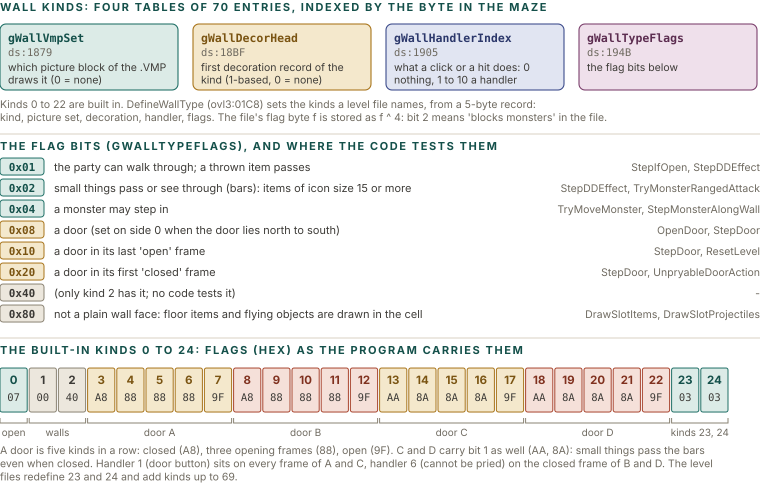

The Python source for this figure:
import sys; sys.path.insert(0, '.')
from figlib import *

c = Canvas(760, 498)
c.section(0, 11, "WALL KINDS: FOUR TABLES OF 70 ENTRIES, INDEXED BY THE BYTE IN THE MAZE")
tabs = [
    ("gWallVmpSet", "ds:1879", "which picture block of the .VMP draws it (0 = none)", "teal"),
    ("gWallDecorHead", "ds:18BF", "first decoration record of the kind (1-based, 0 = none)", "ochre"),
    ("gWallHandlerIndex", "ds:1905", "what a click or a hit does: 0 nothing, 1 to 10 a handler", "navy"),
    ("gWallTypeFlags", "ds:194B", "the flag bits below", "plum"),
]
bw = 178
for i, (n, a, d, k) in enumerate(tabs):
    x = i * (bw + 15)
    c.rect(x, 24, bw, 66, fill=PAL[k][2], stroke=PAL[k][1], sw=1.1, rx=6)
    c.text(x + 8, 42, n, size=11.5, weight=700, color=PAL[k][0], mono=True)
    c.text(x + 8, 56, a, size=10.5, color=MUTED, mono=True)
    yy = 71
    for l in wrap(d, bw - 16, 10.5):
        c.text(x + 8, yy, l, size=10.5, color=INK2)
        yy += 12.5
c.text(0, 108, "Kinds 0 to 22 are built in. DefineWallType (ovl3:01C8) sets the kinds a level file names, from a 5-byte record:", size=10.5, color=MUTED)
c.text(0, 121, "kind, picture set, decoration, handler, flags. The file's flag byte f is stored as f ^ 4: bit 2 means 'blocks monsters' in the file.", size=10.5, color=MUTED)

# bit legend
c.line(0, 134, 760, 134, stroke=RULE)
c.section(0, 150, "THE FLAG BITS (gWallTypeFlags), AND WHERE THE CODE TESTS THEM")
bits = [
    ("0x01", "the party can walk through; a thrown item passes", "StepIfOpen, StepDDEffect", "teal"),
    ("0x02", "small things pass or see through (bars): items of icon size 15 or more", "StepDDEffect, TryMonsterRangedAttack", "teal"),
    ("0x04", "a monster may step in", "TryMoveMonster, StepMonsterAlongWall", "teal"),
    ("0x08", "a door (set on side 0 when the door lies north to south)", "OpenDoor, StepDoor", "ochre"),
    ("0x10", "a door in its last 'open' frame", "StepDoor, ResetLevel", "ochre"),
    ("0x20", "a door in its first 'closed' frame", "StepDoor, UnpryableDoorAction", "ochre"),
    ("0x40", "(only kind 2 has it; no code tests it)", "-", "grey"),
    ("0x80", "not a plain wall face: floor items and flying objects are drawn in the cell", "DrawSlotItems, DrawSlotProjectiles", "grey"),
]
yy = 170
for b, d, w, k in bits:
    c.rect(0, yy - 12, 44, 17, fill=PAL[k][2], stroke=PAL[k][1], sw=1, rx=3)
    c.text(22, yy + 1, b, size=11, weight=700, color=PAL[k][0], anchor="middle", mono=True)
    c.text(54, yy + 1, d, size=11, color=INK2)
    c.text(760, yy + 1, w, size=10.5, color=MUTED, anchor="end")
    yy += 21

# built-in kinds strip
yy += 8
c.line(0, yy - 8, 760, yy - 8, stroke=RULE)
c.section(0, yy + 8, "THE BUILT-IN KINDS 0 TO 24: FLAGS (HEX) AS THE PROGRAM CARRIES THEM")
flags = [0x07, 0x00, 0x40, 0xA8, 0x88, 0x88, 0x88, 0x9F, 0xA8, 0x88, 0x88, 0x88, 0x9F, 0xAA, 0x8A, 0x8A, 0x8A, 0x9F, 0xAA, 0x8A, 0x8A, 0x8A, 0x9F, 0x03, 0x03]
handlers = {3: 1, 4: 1, 5: 1, 6: 1, 7: 1, 8: 6, 13: 1, 14: 1, 15: 1, 16: 1, 17: 1, 18: 6}
cw = 29.2
sy = yy + 22
for i, f in enumerate(flags):
    x = i * cw
    if i == 0: k = "teal"
    elif i in (1, 2): k = "grey"
    elif 3 <= i <= 22:
        k = "ochre" if (i - 3) // 5 % 2 == 0 else "red"
    else: k = "teal"
    c.rect(x, sy, cw - 2, 44, fill=PAL[k][2], stroke=PAL[k][1], sw=1, rx=2)
    c.text(x + cw / 2 - 1, sy + 16, str(i), size=11.5, weight=700, color=PAL[k][0], anchor="middle")
    c.text(x + cw / 2 - 1, sy + 33, "%02X" % f, size=10.5, color=INK2, anchor="middle", mono=True)
lab = [(0, 0, "open"), (1, 2, "walls"), (3, 7, "door A"), (8, 12, "door B"), (13, 17, "door C"), (18, 22, "door D"), (23, 24, "kinds 23, 24")]
for a, b, t in lab:
    x0 = a * cw; x1 = (b + 1) * cw - 2
    c.path(f"M{x0},{sy+50} L{x0},{sy+55} L{x1},{sy+55} L{x1},{sy+50}", stroke=GREY, sw=1)
    c.text((x0 + x1) / 2, sy + 68, t, size=10, color=MUTED, anchor="middle")
yy = sy + 86
for l in wrap("A door is five kinds in a row: closed (A8), three opening frames (88), open (9F). C and D carry bit 1 as well (AA, 8A): small things pass the bars even when closed. Handler 1 (door button) sits on every frame of A and C, handler 6 (cannot be pried) on the closed frame of B and D. The level files redefine 23 and 24 and add kinds up to 69.", 700, 10.5):
    c.text(0, yy, l, size=10.5, color=MUTED)
    yy += 13.2
c.save("figs/wld_walltype.svg")
